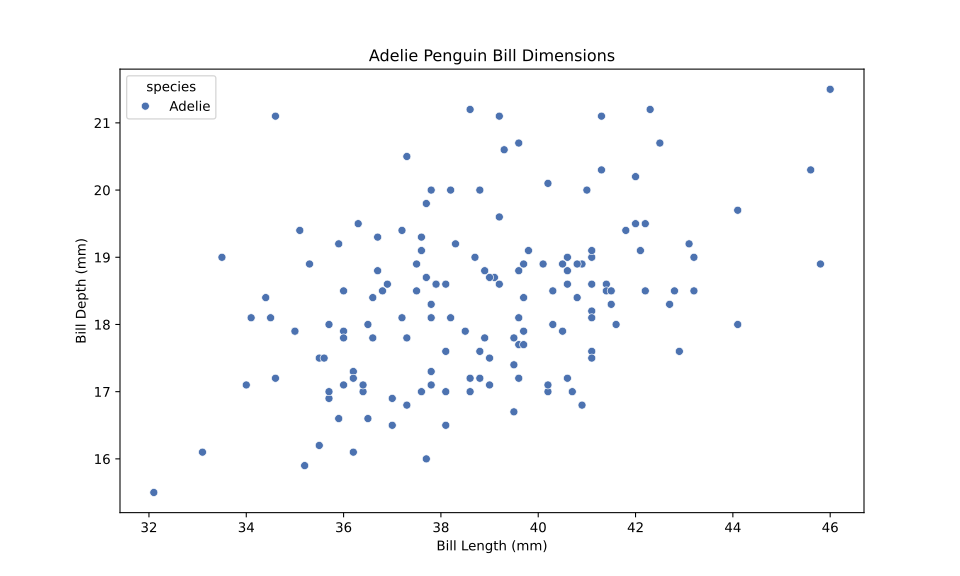

The script that saved this image:
import seaborn as sns
import matplotlib.pyplot as plt
import pandas as pd
import json

# Load the penguins dataset
data = sns.load_dataset('penguins')

# Filter the data for only the 'Adelie' species
data_adelie = data[data['species'] == 'Adelie']

# Create a scatter plot with the seaborn dataset for only the 'Adelie' species
plt.figure(figsize=(10, 6))
scatter_plot = sns.scatterplot(data=data_adelie, x="bill_length_mm", y="bill_depth_mm", hue="species", style="species", palette="deep")
plt.title('Adelie Penguin Bill Dimensions')
plt.xlabel('Bill Length (mm)')
plt.ylabel('Bill Depth (mm)')

# Save the plot as an SVG file
plt.savefig('scatterplot.svg', format='svg')

# Generating the 'maidr' structure for the 'Adelie' species
maidr = {
    'type': ['point'],
    'id': 'scatter',
    'selector': ["TODO: INCLUDE THE POINT SELECTOR HERE"],
    'title': 'Adelie Penguin Bill Dimensions',
    'name': 'Scatterplot - Adelie',
    'axes': {
        'x': {
            'label': 'Bill Length (mm)',
        },
        'y': {
            'label': 'Bill Depth (mm)',
        },
    },
    'labels': {
        'title': 'Adelie Penguin Bill Dimensions',
        'x': 'Bill Length (mm)',
        'y': 'Bill Depth (mm)',
    },
    'data': [{
         'x': data_adelie['bill_length_mm'].dropna().tolist(),
         'y': data_adelie['bill_depth_mm'].dropna().tolist()
     }],
}

# Writing the raw data to a JSON file
with open("scatterplot_raw_data.json", 'w') as json_file:
    json.dump(maidr["data"], json_file, indent=4)

# Writing the dictionary to a JSON file
with open("scatterplot_maidr.json", 'w') as json_file:
    json.dump(maidr, json_file, indent=4)

# Display the plot
plt.show()

# Close the plot
plt.close()
